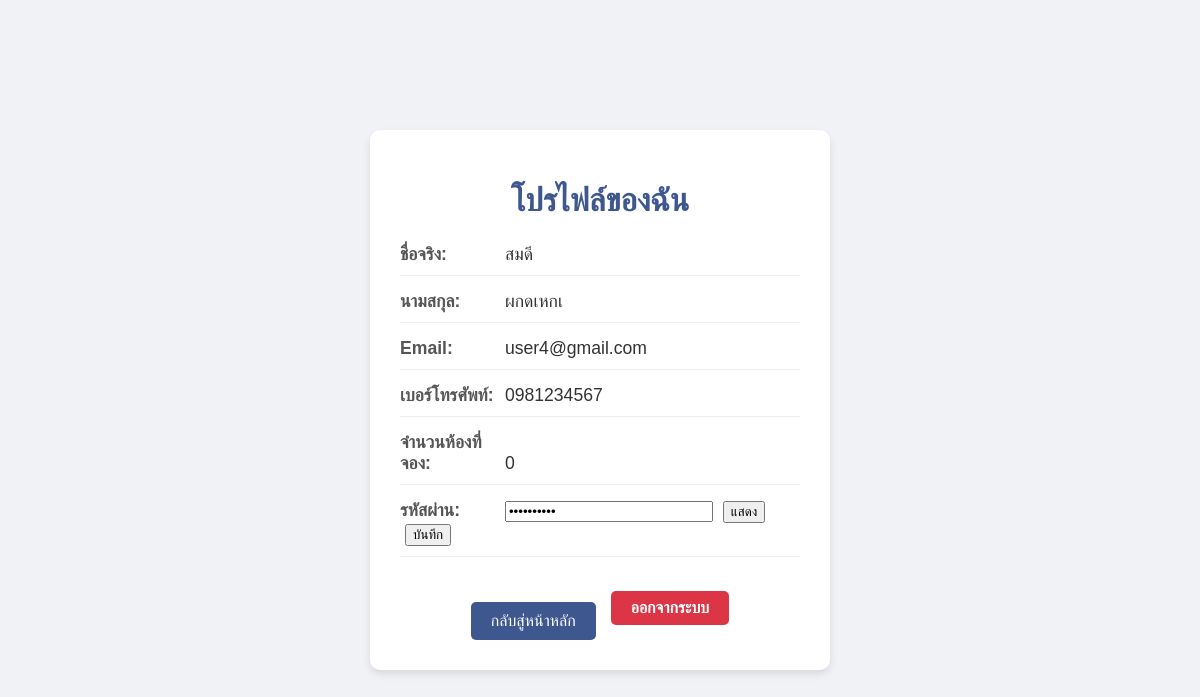
The page /PHP/profile.php (signed in) on the database its author committed.
### tables this page shows
CREATE TABLE `member` (
  `Email_member` varchar(30) NOT NULL,
  `Password` varchar(255) DEFAULT NULL,
  `Title_name` varchar(6) DEFAULT NULL,
  `First_name` varchar(50) DEFAULT NULL,
  `Last_name` varchar(50) DEFAULT NULL,
  `Gender` varchar(4) DEFAULT NULL,
  `Phone_number` varchar(10) DEFAULT NULL
);

### PHP/profile.php (the view, shortened to what this page needs)
<?php
include 'db.php';
$Email_member = $_SESSION['email'];
$password_value = "**********";
$should_show_password = false;
$sql = "SELECT m.First_name, m.Last_name, m.Email_member, m.Phone_number,
               COALESCE(SUM(r.Number_of_rooms),0) AS Total_rooms
        FROM member m
        LEFT JOIN reservation r ON m.Email_member = r.Email_member
        WHERE m.Email_member = ?";
$stmt = $conn->prepare($sql);
$stmt->bind_param("s", $Email_member);
$stmt->execute();
$result = $stmt->get_result();
if ($result->num_rows > 0) {
    $row = $result->fetch_assoc();
    $First_name = $row['First_name'];
    $Last_name = $row['Last_name'];
    $Email_member = $row['Email_member'];
    $Phone_number = $row['Phone_number'];
    $Total_rooms = $row['Total_rooms'];
} else {
    die("ไม่พบข้อมูลผู้ใช้");
}
?>
<!DOCTYPE html>
<html lang="th">
<head>
<link rel="stylesheet" href="../CSS/css/profile.css">
</head>
<body>
<div class="profile-container">
    <h1>โปรไฟล์ของฉัน</h1>
    <div class="profile-info">
        <p><strong>ชื่อจริง:</strong> <?= htmlspecialchars($First_name) ?></p>
        <p><strong>นามสกุล:</strong> <?= htmlspecialchars($Last_name) ?></p>
        <p><strong>Email:</strong> <?= htmlspecialchars($Email_member) ?></p>
        <p><strong>เบอร์โทรศัพท์:</strong> <?= htmlspecialchars($Phone_number) ?></p>
        <p><strong>จำนวนห้องที่จอง:</strong> <?= htmlspecialchars($Total_rooms) ?></p>
        <form method="post">
            <p><strong>รหัสผ่าน:</strong>
                <input type="<?= $should_show_password ? 'text' : 'password' ?>"
                       id="passwordField" name="new_password"
                       value="<?= htmlspecialchars($password_value) ?>"
                       pattern="[0-9]+"
                       title="กรุณากรอกตัวเลขเท่านั้น"
                       oninput="this.value=this.value.replace(/[^0-9]/g,'')" required>
                <button type="button" id="toggleBtn"><?= $should_show_password ? 'ซ่อน' : 'แสดง' ?></button>
                <button type="submit">บันทึก</button>
            </p>
        </form>
    </div>
    <div class="navigation-links">
        <a href="home.php" class="back-link">กลับสู่หน้าหลัก</a>
        <a href="./index.php" class="logout-link">ออกจากระบบ</a>
    </div>
</div>
</body>
</html>

### CSS/css/profile.css (style rules this page uses)
body { font-family: 'Arial', sans-serif; background-color: #f0f2f5; display: flex; justify-content: center; align-items: center; height: 100vh; margin: 0; color: #333; }
.profile-container { background-color: #ffffff; padding: 30px; border-radius: 10px; box-shadow: 0 4px 8px rgba(0, 0, 0, 0.1); width: 400px; text-align: center; }
h1 { color: #3e588f; margin-bottom: 25px; }
.profile-info p { font-size: 1.1em; text-align: left; margin: 15px 0; padding-bottom: 10px; border-bottom: 1px solid #eee; }
.profile-info strong { color: #555; width: 100px; display: inline-block; }
.back-link { display: inline-block; margin-top: 25px; padding: 10px 20px; background-color: #3e588f; color: #ffffff; text-decoration: none; border-radius: 5px; transition: background-color 0.3s ease; }

### PHP/profile.php (style rules this page uses)
input[type="password"], input[type="text"] { width: 200px; }
button { margin-left: 5px; }
.navigation-links { margin-top: 20px; display: flex; justify-content: center; align-items: center; gap: 15px; }
.logout-link { display: inline-block; padding: 8px 20px; background-color: #dc3545; color: white; text-decoration: none; border-radius: 5px; font-weight: bold; }

### rows shown on the page
member: First_name "สมดี", Last_name "ผกดเหกเ", Email_member "user4@gmail.com", Phone_number "0981234567"

### other values the page prints
$Total_rooms "0"
